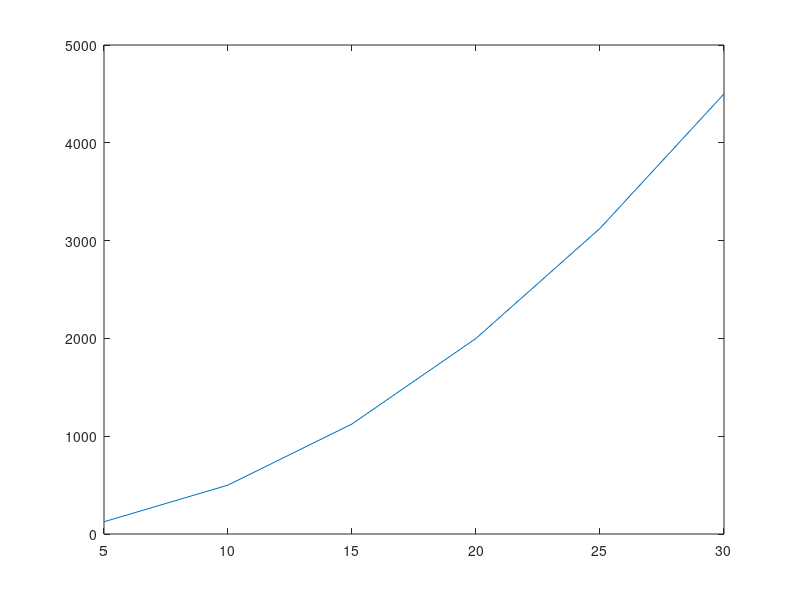

Reproduce this figure in MATLAB.
a = input('Enter the left border: ');
		num = input('Enter the number of points: ');
% 		if (num <= 3) error('Incorrect number'); end;
		h = input('Enter the distance between points: ');
% 		if or(h <= 0) error('Incorrect distance'); end;
		strFunc = input('Enter the function: ', 's');
		f = str2func(strcat('@(x)', strFunc));
		b = a + h*num;

		x = a:h:b;
		px = a:0.1:b;

		A = zeros(num, num);
		for i = 1:num,
			for j = 1:num - 2,
				A(i, j) = x(i).^(num-2 + 1 - j); 
			end;
			A(i, num - 1) = 1;
			A(i, num) = (-1).^(i);
		end;
		A
		fvect = zeros(num, 1);
		for i = 1:num,
			fvect(i) = f(x(i));
		end;
		fvect
		alph = linsolve(A, fvect)
		x = a:h:b;
 		Q = zeros(length(x), 1);
 		for i = 1:length(x)
			for j = 2:num,
				Q(i) = Q(i) + alph(j) * (x(i).^(j - 2));
			end;
		end;
		Q
		plot(x, Q)